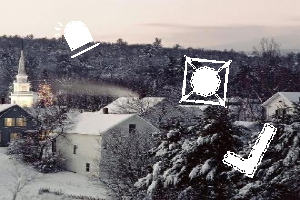
#> input picture dataset/img/2.jpg, 300 x 200 px; its folder holds 5 pictures in this run
$ jupyter execute --allow-errors 'Geetest Captcha Bypass.ipynb'
#> lines starting #> are read from the running program, lines starting #| are printed output that depends on the picture; after the words box and inside, x2 and y2 are one past the last pixel; in counts of white or black regions, pixels touching at a corner belong together
### icon_detection.py
import cv2


# [28 lines left out: functions find_bounding_box, segment_pictures, not called in this run]

### helpers.py
import matplotlib.pyplot as plt
import matplotlib.patches as patches


# [16 lines left out: function draw_bounding_box, not called in this run]

### Geetest Captcha Bypass.ipynb
# Notebook on cracking geetest CAPTCHA
# This Notebook is for educational only
# Author: Joe Ho
# Date: 5, January, 2020

## Import Library

[cell 1]
import cv2
import time
import numpy as np
import urllib.request

import matplotlib.pyplot as plt
import matplotlib.patches as patches
from random import randint

from scipy import ndimage, misc
from scipy.spatial.distance import hamming

import pandas as pd

from selenium import webdriver

import importlib

import icon_matching
import icon_detection
import helpers

[cell 2]
# # Uncomment this part for real Geetest CAPTCHA


# image_path = ".//image//"+str(time.time())+".jpg"

# driver = webdriver.Chrome()

# # driver.get("https://www.geetest.com/en")  # Old Path
# driver.get("https://www.geetest.com/show")

[cell 3]
# [9 lines of commented-out code are left out]

[cell 4]
# # Comment this part for real Geetest CAPTCHA
image_name = 2
image_path = f"dataset/img/{image_name}.jpg"

## Load geetest Image

[cell 5]
img_grey = cv2.imread(image_path, cv2.IMREAD_GRAYSCALE)
#> img_grey: shape (200, 300); min 1, max 255, mean 123.2
plt.imshow(img_grey, cmap="gray")

## Load targets

[cell 6]
csv = pd.read_csv('dataset/data.csv', delimiter=',', header=None, index_col=0)
#> (reads dataset/data.csv from the repository)
print(csv)
icons_name = csv.loc[image_name,1:]
icons_path = [f'dataset/icon/{icon_name}.png' for icon_name in icons_name]
icons_path

[cell 7]
def filter_correct_channel(img):
    if (img[:, :, 0] > 0).any(): return 255 - img[:, :, 0] #B
    if (img[:, :, 1] > 0).any(): return 255 - img[:, :, 1] #G
    if (img[:, :, 2] > 0).any(): return 255 - img[:, :, 2] #R
    return img[:, :, 3]

[cell 8]
def read_and_preprocess_icon(icon_path):
    icon = cv2.imread(icon_path, cv2.IMREAD_UNCHANGED)
    return filter_correct_channel(icon)

#> (a cell that did not finish here is left out)

## Icons filter

[cell 10]
# Image preprocessing

color_threshold = 250
main_pane = img_grey # cv2.blur(img_grey,(3,3)) # By blurring, we can remove some white pixels which may affecting the matching
main_pane[main_pane<color_threshold] = 0
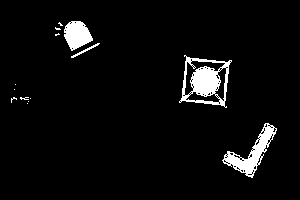
#> main_pane: shape (200, 300); min 0, max 255, mean 12
main_pane[main_pane>=color_threshold] = 255
#> main_pane: shape (200, 300); 4.7% white; 14 white regions (10 under 20 px)
plt.imshow(main_pane, cmap="gray")

## Locate icons

[cell 11]
importlib.reload(icon_detection)
icons_rect_coordinates = icon_detection.find_bounding_box(image=main_pane, bounding_box_lower_thresholds=(20,20),
                                                          bounding_box_upper_thresholds=(100,100))
#> in find_bounding_box, `contours, hierarchy = cv2.findContours(image, cv2.RETR_EXTERNAL, cv2.C..`: contours = 14 contours, 10 with area under 20; largest, box (x1, y1, x2, y2) and area: (179, 55, 232, 108) 1872, (222, 123, 277, 178) 924, (64, 21, 93, 51) 546, (71, 43, 100, 58) 40
#> the loop in find_bounding_box, `for contour in contours:` made 14 passes
#> after the loop in find_bounding_box, `for contour in contours:`: rect_coordinates = [(222, 123, 55, 55), (179, 55, 53, 53), (64, 21, 29, 30)]
#> icons_rect_coordinates has the same summary as rect_coordinates in find_bounding_box
#> (the rest of this cell did not finish here and is left out)

#> (a cell that did not finish here is left out)

[cell 13]
importlib.reload(helpers)
helpers.draw_bounding_box(main_pane, icons_rect_coordinates)
#> the loop in draw_bounding_box, `for e in rect_coordinates:` made 3 passes
#> in draw_bounding_box, `plt.show()`:
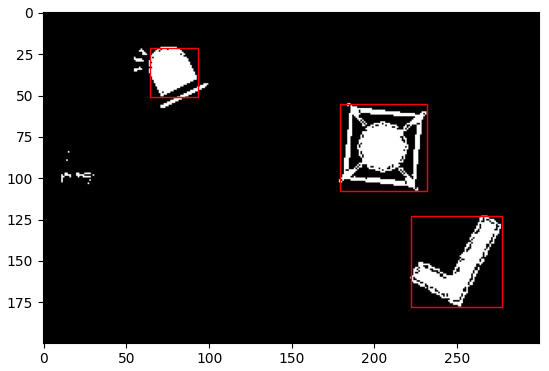
#> figure drawn by matplotlib, 1 panel
